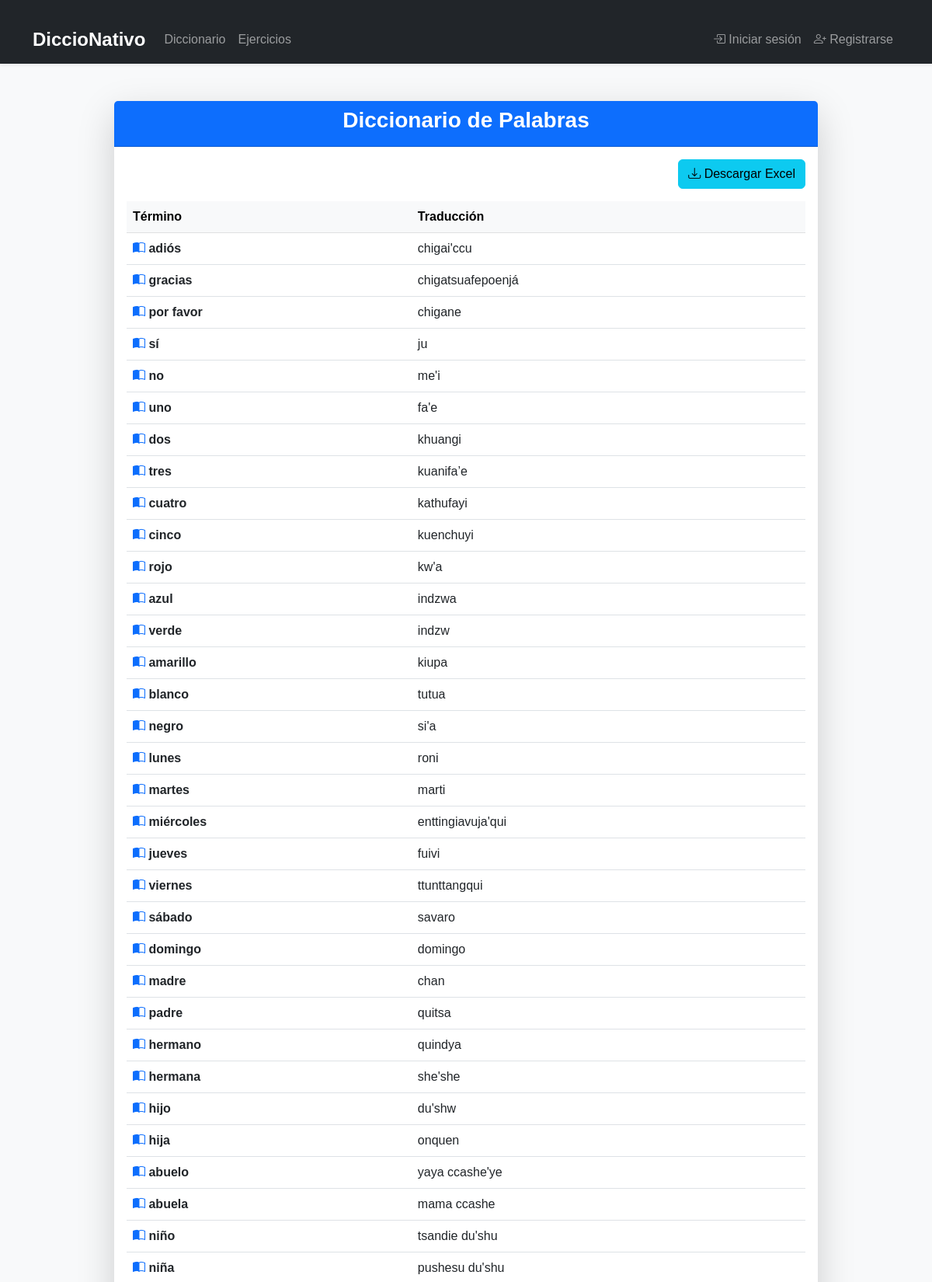
Screenshot of /vocabulario/ (upper part) with the database file from the repository.
### vocabulario/models.py (models this page shows, shortened)
class Word(models.Model):
    term = models.CharField(max_length=100, help_text="La palabra en la lengua indígena")
    translation = models.CharField(max_length=150, help_text="Traducción de la palabra")
    language = models.CharField(max_length=50, help_text="Nombre de la lengua indígena")
    example = models.TextField(blank=True, null=True, help_text="Ejemplo de uso de la palabra")
    created_at = models.DateTimeField(auto_now_add=True)
    updated_at = models.DateTimeField(auto_now=True)

### vocabulario/views.py (the view)
# urls.py: path("", WordListView.as_view(), name="word_list"),
class WordListView(ListView):
    model = Word
    template_name = "vocabulario/word_list.html"
    context_object_name = "words"

### templates/vocabulario/word_list.html (shortened to what this page needs)
{% extends "base.html" %}
{% block content %}
<div class="container mt-5">
    <div class="row justify-content-center">
        <div class="col-lg-10">
            <div class="card shadow-lg border-0">
                <div class="card-header bg-primary text-white text-center">
                    <h3 class="fw-bold">Diccionario de Palabras</h3>
                </div>
                <div class="card-body">
                    <div class="d-flex justify-content-between mb-3">
                        <div>
                            <a href="{% url 'download_words_excel' %}" class="btn btn-info">
                                <i class="bi bi-download"></i> Descargar Excel
                            </a>
                        </div>
                    </div>
                    {% if words %}
                        <div class="table-responsive">
                            <table class="table table-hover">
                                <thead class="table-light">
                                    <tr>
                                        <th scope="col">Término</th>
                                        <th scope="col">Traducción</th>
                                    </tr>
                                </thead>
                                <tbody>
                                    {% for word in words %}
                                        <tr>
                                            <td>
                                                <a href="{% url 'word_detail' word.pk %}" class="fw-bold text-decoration-none text-dark">
                                                    <i class="bi bi-book-half text-primary"></i>
                                                    {{ word.term }}
                                                </a>
                                            </td>
                                            <td>{{ word.translation }}</td>
                                        </tr>
                                    {% endfor %}
                                </tbody>
                            </table>
                        </div>
                    {% else %}
                        <div class="alert alert-info text-center">
                            <i class="bi bi-info-circle"></i> No hay palabras registradas en este momento.
                        </div>
                    {% endif %}
                </div>
            </div>
        </div>
    </div>
</div>
{% endblock content %}

### static/css/base.css (style rules this page uses)
body { font-family: 'Source Sans Pro', sans-serif; background-color: #f8f9fa; color: #343a40; margin: 0; padding: 0; }
h1, h2, h3, h4, h5, h6 { font-family: 'Source Sans Pro', sans-serif; font-weight: 700; }
.container { margin-top: 20px; }
a { text-decoration: none; color: inherit; }

### rows the page displays
Word: term "adiós", translation "chigai'ccu"
Word: term "gracias", translation "chigatsuafepoenjá"
Word: term "por favor", translation "chigane"
Word: term "sí", translation "ju"
Word: term "no", translation "me'i"
Word: term "uno", translation "fa'e"
Word: term "dos", translation "khuangi"
Word: term "tres", translation "kuanifa’e"
Word: term "cuatro", translation "kathufayi"
Word: term "cinco", translation "kuenchuyi"
Word: term "rojo", translation "kw'a"
Word: term "azul", translation "indzwa"
Word: term "verde", translation "indzw"
Word: term "amarillo", translation "kiupa"
Word: term "blanco", translation "tutua"
Word: term "negro", translation "si'a"
Word: term "lunes", translation "roni"
Word: term "martes", translation "marti"
Word: term "miércoles", translation "enttingiavuja'qui"
Word: term "jueves", translation "fuivi"
Word: term "viernes", translation "ttunttangqui"
Word: term "sábado", translation "savaro"
Word: term "domingo", translation "domingo"
Word: term "madre", translation "chan"
Word: term "padre", translation "quitsa"
Word: term "hermano", translation "quindya"
Word: term "hermana", translation "she'she"
Word: term "hijo", translation "du'shw"
Word: term "hija", translation "onquen"
Word: term "abuelo", translation "yaya ccashe'ye"
Word: term "abuela", translation "mama ccashe"
Word: term "niño", translation "tsandie du'shu"
Word: term "niña", translation "pushesu du'shu"
